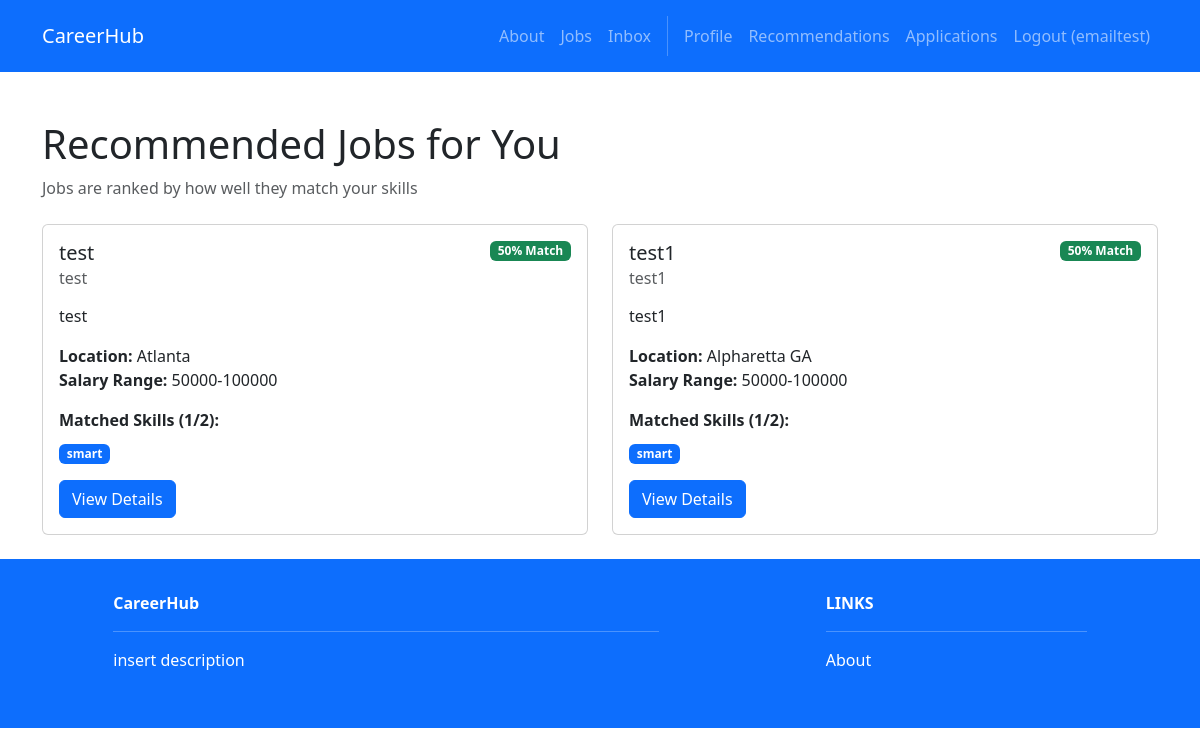
The page /jobs/recommendations/ (signed in) on the database its author committed.
### accounts/models.py (models this page shows)
class User(AbstractUser):
    firstname = models.CharField(max_length=150, blank=True)
    lastname = models.CharField(max_length=150, blank=True)
    username = models.CharField(max_length=150, unique=True)
    password = models.CharField(max_length=128)
    ROLE_CHOICES = [
        ('seeker', 'Job Seeker'),
        ('recruiter', 'Recruiter'),
    ]
    role = models.CharField(max_length=10, choices=ROLE_CHOICES, default='seeker')

### recruiters/models.py (models this page shows, shortened)
class Post(models.Model):
    id = models.AutoField(primary_key=True)
    title = models.CharField(max_length=200)
    company = models.CharField(max_length=200)
    description = models.TextField()
    location = models.CharField(max_length=200)
    lat = models.FloatField(null=True, blank=True)
    lng = models.FloatField(null=True, blank=True)
    salary_range = models.CharField(max_length=100)
    required_skills = models.ManyToManyField(Skill)
    recruiter = models.ForeignKey(User, on_delete=models.CASCADE)
    created_at = models.DateTimeField(auto_now_add=True)
    updated_at = models.DateTimeField(auto_now=True)
    VISA_CHOICES = [
        ('yes', 'Yes'),
        ('no', 'No'),
    ]
    visa_sponsorship = models.CharField(max_length=3, choices=VISA_CHOICES, default='no')

### profiles/models.py (models this page shows)
class Skill(models.Model):
    name = models.CharField(max_length=100, unique=True)

### jobs/views.py (the view)
# urls.py: path('recommendations/', views.recommendations, name='jobs.recommendations'),
@login_required
def recommendations(request):
    if request.user.role == "recruiter":
        return redirect('recruiters.index')
    try:
        profile = request.user.profile
        user_skills = set(profile.skills.all())
    except:
        messages.info(request, "Please complete your profile to get personalized job recommendations.")
        return render(request, 'jobs/recommendations.html', {'jobs': []})
    if not user_skills:
        messages.info(request, "Please add skills to your profile to get personalized job recommendations.")
        return render(request, 'jobs/recommendations.html', {'jobs': []})
    all_jobs = Post.objects.all()
    applied_job_ids = Application.objects.filter(applicant=request.user).values_list('job_id', flat=True)
    job_matches = []
    for job in all_jobs:
        if job.id in applied_job_ids:
            continue
        job_skills = set(job.required_skills.all())
        if job_skills:  # Only consider jobs with required skills
            matched_skills = user_skills.intersection(job_skills)
            if matched_skills:  # Only show jobs with at least one skill match
                match_count = len(matched_skills)
                match_percentage = (match_count / len(job_skills)) * 100
                job_matches.append({
                    'job': job,
                    'matched_skills': matched_skills,
                    'match_count': match_count,
                    'match_percentage': match_percentage,
                    'total_required': len(job_skills)
                })
    job_matches.sort(key=lambda x: (x['match_percentage'], x['match_count']), reverse=True)
    return render(request, 'jobs/recommendations.html', {'job_matches': job_matches})

### jobs/templates/jobs/recommendations.html (shortened to what this page needs)
{% extends 'base.html' %}
{% block content %}
<div class="container mt-5">
    <h1>Recommended Jobs for You</h1>
    <p class="text-muted">Jobs are ranked by how well they match your skills</p>
    <div class="row mt-4">
        {% if job_matches %}
            {% for match in job_matches %}
            <div class="col-md-6 mb-4">
                <div class="card h-100">
                    <div class="card-body">
                        <div class="d-flex justify-content-between align-items-start mb-2">
                            <div>
                                <h5 class="card-title">{{ match.job.title }}</h5>
                                <h6 class="card-subtitle mb-2 text-muted">{{ match.job.company }}</h6>
                            </div>
                            <span class="badge bg-success">{{ match.match_percentage|floatformat:0 }}% Match</span>
                        </div>
                        <p class="card-text">{{ match.job.description|truncatewords:30 }}</p>
                        <p class="card-text">
                            <strong>Location:</strong> {{ match.job.location }}<br>
                            <strong>Salary Range:</strong> {{ match.job.salary_range }}
                        </p>
                        <div class="mb-3">
                            <strong>Matched Skills ({{ match.match_count }}/{{ match.total_required }}):</strong>
                            <div class="mt-2">
                                {% for skill in match.matched_skills %}
                                    <span class="badge bg-primary me-1">{{ skill.name }}</span>
                                {% endfor %}
                            </div>
                        </div>
                        <a href="{% url 'jobs.detail' match.job.id %}" class="btn btn-primary">View Details</a>
                    </div>
                </div>
            </div>
            {% endfor %}
        {% endif %}
    </div>
</div>
{% endblock %}

### CareerHub/templates/base.html (shortened to what this page needs)
<!DOCTYPE html>
<html>
  {% load static %}
  <head>
    <link href=
      "https://cdn.jsdelivr.net/npm/bootstrap@5.3.3/dist/css/bootstrap.min.css" rel="stylesheet"
>
    <link rel=
      "stylesheet"  href="https://cdnjs.cloudflare.com/ajax/libs/font-awesome/6.1.1/css/all.min.css">
  </head>
  <body>
     <nav class="p-3 navbar navbar-dark bg-primary navbar-expand-lg">
      <div class="container">
        <a class="navbar-brand"
           href="{% url 'home.index' %}"> CareerHub
        </a>
        <div class="collapse navbar-collapse"
             id="navbarNavAltMarkup">
           <div class="navbar-nav ms-auto navbar-ml">
            <a class="nav-link"
               href="{% url 'home.about' %}">About</a>
            <a class="nav-link"
              href="{% url 'jobs.index' %}">Jobs</a>
            {% if user.is_authenticated %}
            <a class="nav-link"
              href="{% url 'inbox.index' %}">Inbox</a>
            {% endif %}
            {% if user.is_authenticated %}
              {% if user.role == "recruiter" %}
                <a class="nav-link" href="{% url 'recruiters.index' %}">Postings</a>
                <a class="nav-link" href="{% url 'recruiters.create' %}">Post Job</a>
                <a class="nav-link" href="{% url 'recruiters.recommendations' %}">Recommendations</a>
                <a class="nav-link" href="{% url 'recruiters.candidates' %}">Browse Candidates</a>
              {% else %}
                <a class="nav-link" href="{% url 'profiles.view' %}">Profile</a>
                <a class="nav-link" href="{% url 'jobs.recommendations' %}">Recommendations</a>
                <a class="nav-link" href="{% url 'jobs.applications' %}">Applications</a>
              {% endif %}
              <a class="nav-link" href="{% url 'accounts.logout' %}">Logout ({{user.username }})</a>
            {% else %}
              <a class="nav-link" href="{% url 'accounts.login' %}">Login</a>
              <a class="nav-link" href="{% url 'accounts.signup' %}">Sign Up</a>
            {% endif %}
          </div>
        </div>
      </div>
    </nav>
    <div>
      {% block content %}
      {% endblock content %}
    </div>
     <section class="p-3 ms-footer bg-primary d-none d-md-block">
      <div class="container">
        <div class="row mt-3 text-white">
          <div class="col-md-6 col-lg-6 col-xl-6 mx-auto mb-4">
            <b>CareerHub</b>
            <hr />
            <p>
              insert description
            </p>
          </div>
          <div class="col-md-3 col-lg-3 col-xl-3 mx-auto mb-4">
            <b>LINKS</b>
            <hr />
            <p><a class="nav-link"
              href="{% url 'home.about' %}">
              About
            </a></p>
          </div>
        </div>
      </div>
    </section>
  </body>
</html>

### rows shown on the page
User: username "emailtest"
Post: job "test", job.company "test", match_percentage "50", job.description "test", job.location "Atlanta", job.salary_range "50000-100000", match_count "1", total_required "2"
Skill: name "smart"
Post: job "test1", job.company "test1", match_percentage "50", job.description "test1", job.location "Alpharetta GA", job.salary_range "50000-100000", match_count "1", total_required "2"
